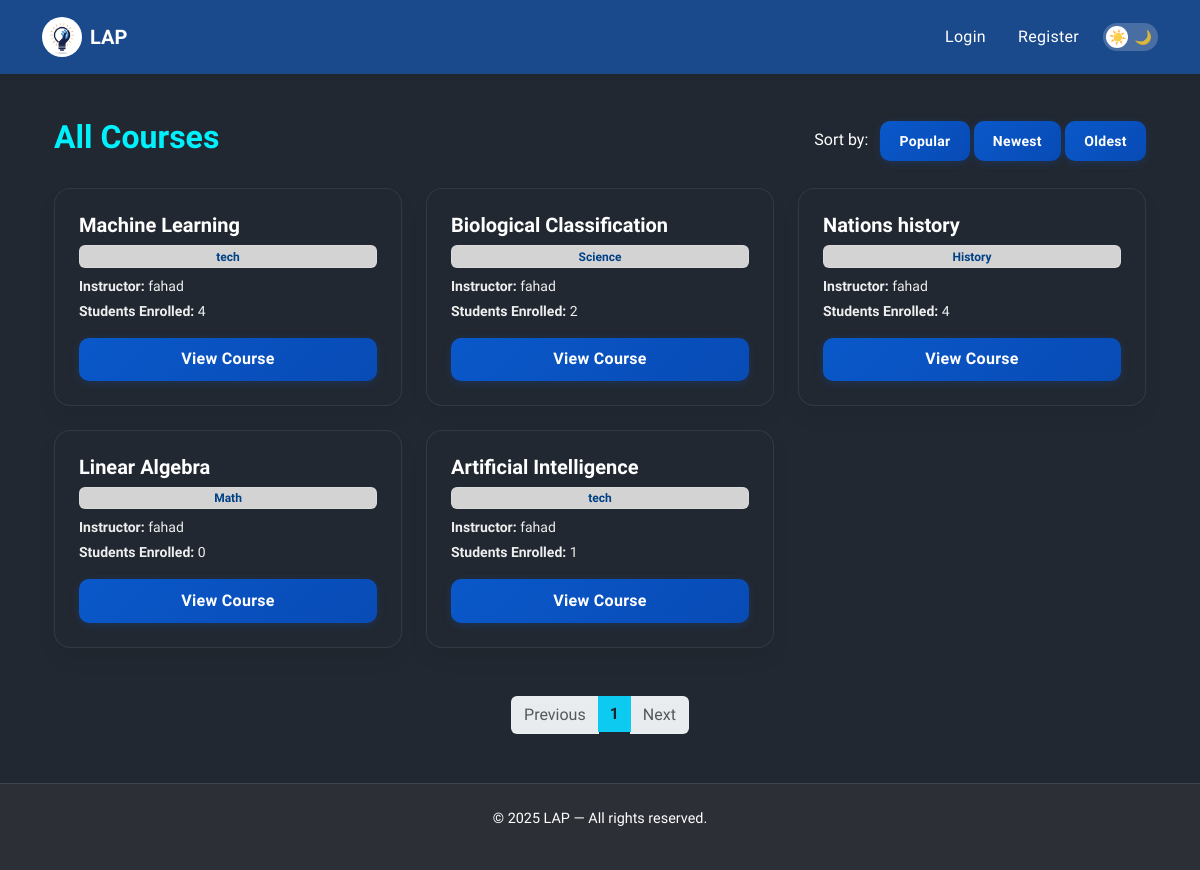
The app's page /courses/courses/?sort=oldest with its own data.
### courses/models.py (models this page shows, shortened)
class Course(models.Model):
    title = models.CharField(max_length=200)
    description = models.TextField()
    category = models.ForeignKey(Category, on_delete=models.SET_NULL, null=True, blank=True)
    created_by = models.ForeignKey(User, on_delete=models.CASCADE)
    created_at = models.DateTimeField(auto_now_add=True)

class Category(models.Model):
    name = models.CharField(max_length=50)

### courses/views.py (the view)
# urls.py: path('courses/', course_views.course_list, name='course_list'),
def course_list(request):
    sort_by = request.GET.get('sort', 'popular')
    courses = Course.objects.annotate(num_students=Count('enrollment')).all()
    if sort_by == 'popular':
        courses = courses.order_by('-num_students')
    elif sort_by == 'newest':
        courses = courses.order_by('-created_at')
    elif sort_by == 'oldest':
        courses = courses.order_by('created_at')
    categories = Category.objects.all()
    paginator = Paginator(courses, 6)
    page_number = request.GET.get('page')
    page_obj = paginator.get_page(page_number)
    return render(request, 'courses/course_list.html', {
        'page_obj': page_obj,
        'categories': categories,
        'show_sidebar': True,
        'full_page_center': False,
    })

### courses/context_processors.py (called while the page is built)
def categories(request):
    return {
        'categories': Category.objects.all()
    }

### templates/courses/course_list.html (shortened to what this page needs)
{% extends 'base.html' %}
{% load static %}
{% block content %}
<div class="container py-4">
  <div class="d-flex justify-content-between align-items-center mb-4">
    <h2 class="fw-bold section-heading">All Courses</h2>
    <div class="sort-options">
      <span class="section-subheading me-2">Sort by:</span>
      <a href="?sort=popular"
        class="btn btn-sm btn-outline-info {% if request.GET.sort == 'popular' or not request.GET.sort %}active{% endif %}">
        Popular
      </a>
      <a href="?sort=newest" class="btn btn-sm btn-outline-info {% if request.GET.sort == 'newest' %}active{% endif %}">
        Newest
      </a>
      <a href="?sort=oldest" class="btn btn-sm btn-outline-info {% if request.GET.sort == 'oldest' %}active{% endif %}">
        Oldest
      </a>
    </div>
  </div>
  <div class="row g-4">
    {% for course in page_obj %}
    <div class="col-md-6 col-lg-4">
      <div class="course-card h-100 p-4 d-flex flex-column">
        <h5 class="fw-bold mb-2">
          <a href="{% url 'course_detail' course.id %}" class="text-decoration-none section-subheading">
            {{ course.title }}
          </a>
        </h5>
        {% if course.category %}
        <span class="badge badge-cat mb-2">{{ course.category.name }}</span>
        {% else %}
        <span class="badge bg-secondary mb-2">Uncategorized</span>
        {% endif %}
        <p class="small mb-1"><strong>Instructor:</strong> {{ course.created_by.username }}</p>
        <p class="small mb-3"><strong>Students Enrolled:</strong> {{ course.enrollment_set.count }}</p>
        <div class="mt-auto">
          <a href="{% url 'course_detail' course.id %}" class="btn btn-outline-info w-100 fw-semibold ">
            View Course
          </a>
        </div>
      </div>
    </div>
    {% empty %}
    <div class="empty-state text-center py-5">
      <p class="mb-3 text-muted">No courses found.</p>
      <a href="{% url 'dashboard' %}" class="btn btn-outline-info px-4 py-2 rounded-pill">Go to Dashboard</a>
    </div>
    {% endfor %}
  </div>
  <div class="mt-5">
    <nav aria-label="Page navigation">
      <ul class="pagination justify-content-center">
        {% if page_obj.has_previous %}
        <li class="page-item">
          <a class="page-link custom-page-link"
            href="?page={{ page_obj.previous_page_number }}{% if request.GET.sort %}&sort={{ request.GET.sort }}{% endif %}">
            Previous
          </a>
        </li>
        {% else %}
        <li class="page-item disabled"><span class="page-link custom-page-link disabled">Previous</span></li>
        {% endif %}
        {% for num in page_obj.paginator.page_range %}
        {% if page_obj.number == num %}
        <li class="page-item active">
          <span class="page-link bg-info border-0 text-dark fw-bold">{{ num }}</span>
        </li>
        {% endif %}
        {% endfor %}
        {% if page_obj.has_next %}
        <li class="page-item">
          <a class="page-link custom-page-link"
            href="?page={{ page_obj.next_page_number }}{% if request.GET.sort %}&sort={{ request.GET.sort }}{% endif %}">
            Next
          </a>
        </li>
        {% else %}
        <li class="page-item disabled"><span class="page-link custom-page-link disabled">Next</span></li>
        {% endif %}
      </ul>
    </nav>
  </div>
</div>
{% endblock %}

### static/css/dark-theme.css (style rules this page uses)
:root { --bs-body-bg: #222831; --bs-body-color: #eeeeee; --bs-card-bg: #2e3440; --bs-navbar-bg: #2c2f36; --bs-footer-bg: #2c2f36; --bs-border-color: rgba(255, 255, 255, 0.1); --bs-link-color: #74b9ff; --bs-link-hover-color: #a4d4ff; --bs-primary: #0d6efd; }
body { background-color: var(--bs-body-bg); color: var(--bs-body-color); }
.page-link { background-color: #2e3440; color: #fff; border: 1px solid var(--bs-border-color); }
.page-item.active .page-link { background-color: #0d6efd; border-color: #0d6efd; }
.badge-cat { background-color: #d3d3d3; color: #004085; border: 1px solid rgba(255, 255, 255, 0.15); }
.section-heading { color: #00f0fc; }
.section-subheading { color: #ffffff; }

### static/css/base.css (style rules this page uses)
body { font-family: 'Urbanist', 'Inter', sans-serif; }
.btn, button, input[type="submit"] { background: linear-gradient(135deg, #0a58ca, #084bb5); color: #fff !important; border: none; border-radius: 10px; font-weight: 600; padding: 0.6rem 1.2rem; transition: all 0.3s ease; letter-spacing: 0.3px; box-shadow: 0 2px 8px rgba(10, 88, 202, 0.25); }
.course-card { background: var(--bs-body-bg); border: 1px solid rgba(254, 255, 255, 0.08); border-radius: 16px; padding: 1.5rem; box-shadow: 0 12px 20px rgba(0,0,0,0.06); transition: all 0.3s ease; }

### templates/base.html (style rules this page uses)
* { transition: background-color 0.5s ease, color 0.5s ease, border-color 0.5s ease; }
html, body { height: 100%; margin: 0; scroll-behavior: smooth; }
body { font-family: 'Urbanist', 'Inter', sans-serif; display: flex; flex-direction: column; min-height: 100vh; padding-top: 70px; }

### records on screen
Course: title "Machine Learning", category.name "tech", created_by.username "fahad", enrollment_set.count "4"
Course: title "Biological Classification", category.name "Science", created_by.username "fahad", enrollment_set.count "2"
Course: title "Nations history", category.name "History", created_by.username "fahad", enrollment_set.count "4"
Course: title "Linear Algebra", category.name "Math", created_by.username "fahad", enrollment_set.count "0"
Course: title "Artificial Intelligence", category.name "tech", created_by.username "fahad", enrollment_set.count "1"

### other values on screen
{{ num }} "1"
{{ current_year|default:"2025" }} "2025"
